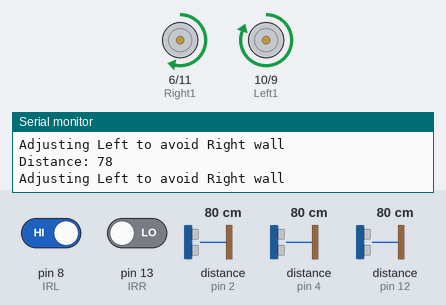
A sketch run on a simulated Arduino Uno, built with avr-gcc and run on an emulated ATmega328P. Shown: motor-driver pin pairs drawn as motors (green arrow = first pin HIGH = forward, orange = second pin HIGH = backward, longer = more drive), the last lines printed to the serial monitor. Wiring (inferred from the names in the program): ultrasonic range finder: trigger pin 3; echo pin 2. The test bench sets the inputs (shaded band); at power-on: distance to the obstacle (sensors on pin 2, pin 4, pin 12) 80 cm, pin 8 (IRL) HIGH, pin 13 (IRR) LOW. The echo pulse lasts 58.3 µs per cm.

Above: at 1.2 s.
1.3 s: distance to the obstacle (sensor on pin 2) set to 12 cm
4.3 s: distance to the obstacle (sensor on pin 2) set to 9 cm
At 5.7 s:
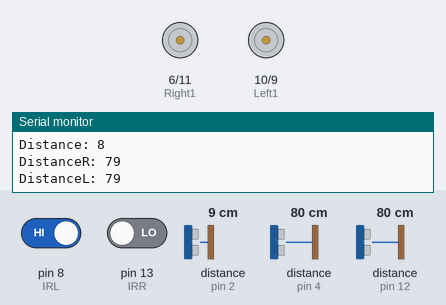
Timing chart, 0 to 7.3 s (numbered marks = the images above; inputs shaded):
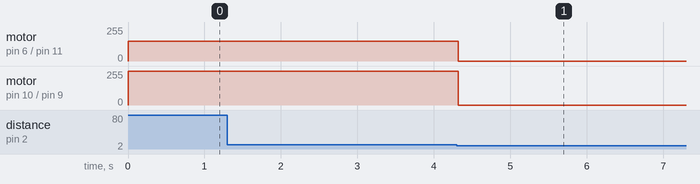

Measured:
- the behaviour switches between 11 and 10 cm on distance to the obstacle (sensor on pin 2) (found by bisection; images 0 and 1)
- after the input at 4.3 s, motor on pin 6 (Right1) / pin 11 (Right2): forward 150/255 → stopped at once; motor on pin 10 (Left1) / pin 9 (Left2): forward 255/255 → stopped at once

The sketch:

maze_solve_edge_avoiding.ino
```cpp
#define Right1 6
#define Right2 11
#define Left1 10
#define Left2 9

#define SensorTrig 3
#define SensorEco 2
#define SensorTrigR 5
#define SensorEcoR 4
#define SensorTrigL 7
#define SensorEcoL 12
#define IRL 8
#define IRR 13

int Minimumdist = 10; // 5cm from object will detect
int turningdelay = 500; //1 second
//int PWMSpeed = 255; // Set a PWM speed (0-255)

long time;
int distance, distanceR, distanceL;

void updateDistance(){
    digitalWrite(SensorTrig, LOW); //Trigger servo
    delayMicroseconds(2);
    digitalWrite(SensorTrig, HIGH);
    delayMicroseconds(10);
    digitalWrite(SensorTrig, LOW);

    time = pulseIn(SensorEco, HIGH); // Read Pulse

    distance = time * 0.034 / 2; //Calculate distance

    Serial.print("Distance: ");
    Serial.println(distance);
}

void updateDistanceR(){
    digitalWrite(SensorTrigR, LOW); //Trigger servo
    delayMicroseconds(2);
    digitalWrite(SensorTrigR, HIGH);
    delayMicroseconds(10);
    digitalWrite(SensorTrigR, LOW);

    time = pulseIn(SensorEcoR, HIGH); // Read Pulse

    distanceR = time * 0.034 / 2; //Calculate distance

    Serial.print("DistanceR: ");
    Serial.println(distanceR);
}

void updateDistanceL(){
    digitalWrite(SensorTrigL, LOW); //Trigger servo
    delayMicroseconds(2);
    digitalWrite(SensorTrigL, HIGH);
    delayMicroseconds(10);
    digitalWrite(SensorTrigL, LOW);

    time = pulseIn(SensorEcoL, HIGH); // Read Pulse

    distanceL = time * 0.034 / 2; //Calculate distance

    Serial.print("DistanceL: ");
    Serial.println(distanceL);
}

void Front(){
  if(digitalRead(IRL) == LOW) {
      analogWrite(Right1, 255);
      digitalWrite(Right2, LOW);
      analogWrite(Left1, 150);
      digitalWrite(Left2, LOW);
      Serial.println("Adjusting Right to avoid Left wall");
      delay(10);
  } else if(digitalRead(IRR) == LOW) {
      analogWrite(Right1, 150); // Normal speed
      digitalWrite(Right2, LOW);
      analogWrite(Left1, 255); // Reduced speed to move slightly
      digitalWrite(Left2, LOW);
      Serial.println("Adjusting Left to avoid Right wall");
      delay(10);
  } else {
      analogWrite(Right1, 255); // Full speed
      digitalWrite(Right2, LOW);
      analogWrite(Left1, 255); // Full speed
      digitalWrite(Left2, LOW);
      Serial.println("Moving Forward");
  }
}
void Right(){
    analogWrite(Right1,255);//FWD
    digitalWrite(Right2,0);
    analogWrite(Left1,0);//REV
    digitalWrite(Left2,255);
    delay(turningdelay);
    STOP();
}

void Left(){
    analogWrite(Right2,255);//REV
    digitalWrite(Right1,LOW);
    analogWrite(Left2,0);//FWD
    digitalWrite(Left1,HIGH);
    delay(660);
    STOP();
}

void STOP(){
    analogWrite(Right1,0);//STP
    analogWrite(Right2,0);
    analogWrite(Left1,0);//STP
    analogWrite(Left2,0);
}

void setup() {
  // put your setup code here, to run once:
    Serial.begin(9600);
    pinMode(Right1,OUTPUT);
    pinMode(Right2,OUTPUT);
    pinMode(Left1,OUTPUT);
    pinMode(Left2,OUTPUT);

    pinMode(SensorTrig,OUTPUT);
    pinMode(SensorEco,INPUT);
    pinMode(SensorTrigR,OUTPUT);
    pinMode(SensorEcoR,INPUT);
    pinMode(SensorTrigL,OUTPUT);
    pinMode(SensorEcoL,INPUT);
}

void loop() {
  // put your main code here, to run repeatedly:
  updateDistance();
  if(distance < Minimumdist){
    STOP();
    updateDistanceR();
    distance = distanceR;
    updateDistanceL();
    distance = distanceL;
    if(distanceR > distanceL){
      Right();
    }
    else if (distanceL > distanceR){
      Left();
    }
    else{
      STOP();
    }
  }
  else{
      Front();
  }
}
```
